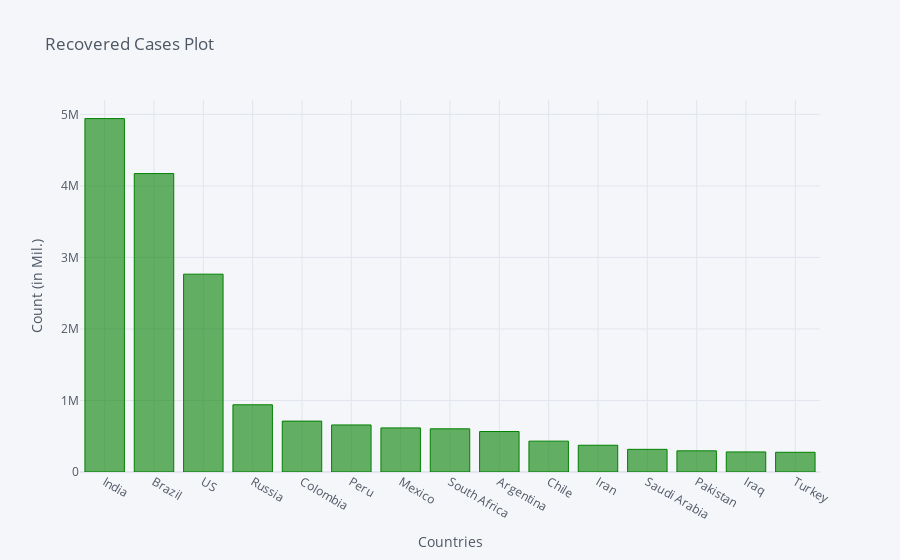

Notebook cell for this chart:
### Code cell
recovered_df2_plot.iplot(kind='bar', x='Country/Region', y='9/27/20',color='green',
                         title='Recovered Cases Plot',xTitle='Countries',yTitle='Count (in Mil.)')

### Figure 1 — Plotly figure (JSON) as saved in the notebook; plotly's stock layout.template omitted (floating-point values rounded to 4 significant figures)
{"data": [{"marker": {"color": "rgba(0, 128, 0, 0.6)", "line": {"color": "rgba(0, 128, 0, 1.0)", "width": 1}}, "name": "9/27/20", "orientation": "v", "text": "", "type": "bar", "x": ["India", "Brazil", "US", "Russia", "Colombia", "Peru", "Mexico", "South Africa", "Argentina", "Chile", "Iran", "Saudi Arabia", "Pakistan", "Iraq", "Turkey"], "y": [4941627, 4172711, 2766280, 939921, 711472, 657836, 616696, 603721, 565935, 431704, 374170, 317005, 296022, 280673, 275630]}], "layout": {"legend": {"bgcolor": "#F5F6F9", "font": {"color": "#4D5663"}}, "paper_bgcolor": "#F5F6F9", "plot_bgcolor": "#F5F6F9", "title": {"font": {"color": "#4D5663"}, "text": "Recovered Cases Plot"}, "xaxis": {"gridcolor": "#E1E5ED", "showgrid": true, "tickfont": {"color": "#4D5663"}, "title": {"font": {"color": "#4D5663"}, "text": "Countries"}, "zerolinecolor": "#E1E5ED"}, "yaxis": {"gridcolor": "#E1E5ED", "showgrid": true, "tickfont": {"color": "#4D5663"}, "title": {"font": {"color": "#4D5663"}, "text": "Count (in Mil.)"}, "zerolinecolor": "#E1E5ED"}}}
